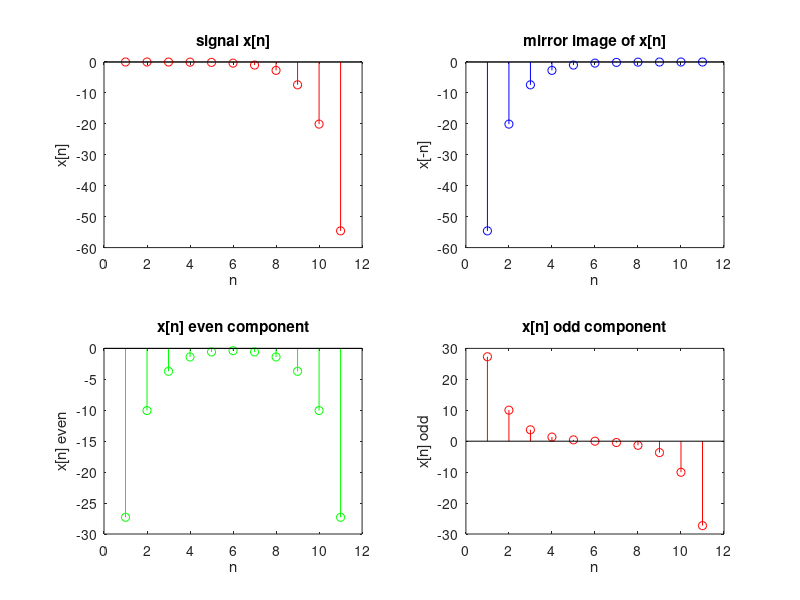

The MATLAB script that drew this image:
n=[-5:5];
x_n= (-1)*exp(n-1); 
x_minus_n=(-1)*exp((-1.*n)-1);
 
subplot(2,2,1);
stem(x_n,'r');
xlabel('n');
ylabel('x[n]');
title("signal x[n]");

subplot(2,2,2);
stem(x_minus_n, 'b');
xlabel('n');
ylabel('x[-n]');
title("mirror image of x[n]");

x_n_even = (x_n + x_minus_n) * 0.5;
x_n_odd = (x_n - x_minus_n) * 0.5;

subplot(2,2,3);
stem(x_n_even,'g');
xlabel('n');
ylabel('x[n] even');
title("x[n] even component");

subplot(2,2,4);
stem(x_n_odd,'r');
xlabel('n');
ylabel('x[n] odd');
title("x[n] odd component");